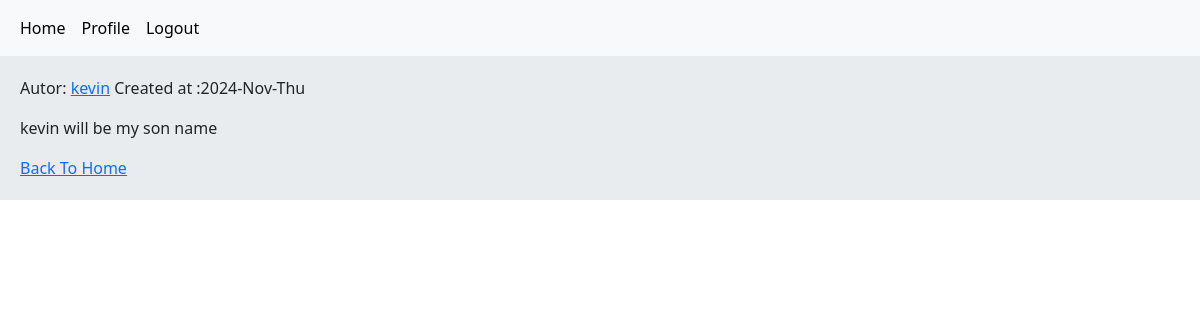
Page /post/4/kevin/ (signed in) on the committed database.
### home/models.py (models this page shows, shortened)
class Post(models.Model):
    user = models.ForeignKey(User, on_delete=models.CASCADE)
    title = models.CharField(max_length=200)
    body = models.TextField()
    slug = models.SlugField(unique=True)
    created = models.DateTimeField(auto_now_add=True)
    updated = models.DateTimeField(auto_now=True)

### home/views.py (the view)
# urls.py: path('post/<int:pk>/<slug:slug>/', views.PostDetailView.as_view(), name='post_detail'),
class PostDetailView(LoginRequiredMixin, View):
    def get(self, request, pk, slug):
        post = Post.objects.get(pk=pk, slug=slug)
        return render(request, 'home/detail.html', {'post': post})

### home/templates/home/detail.html (shortened to what this page needs)
{% extends 'master.html' %}
{% block body %}
    <p>Autor: <a href="{% url 'account:user_profile' request.user.pk %}" class="mr-1"> {{ post.user.username }}</a>
        Created at :{{ post.updated|date:"Y-M-D" }}</p>
    <p>{{ post.body }}</p>
    <a href="{% url  'home:home' %}">Back To Home</a>
{% endblock %}

### rows in the picture
Post: user.username "kevin", updated "2024-Nov-Thu", body "kevin will be my son name"
